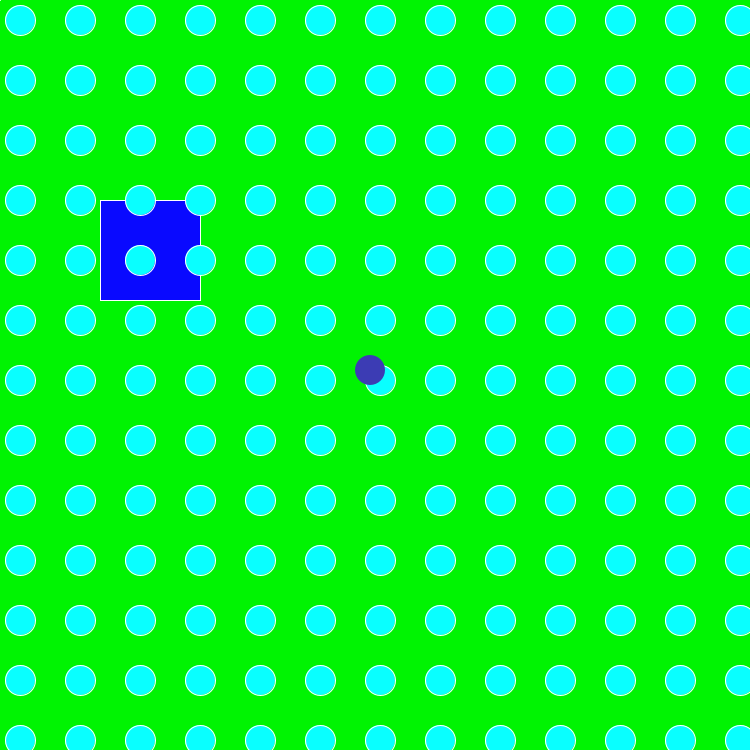
Frame 1 (no input)
Frame 60 (the mouse pressed at the canvas centre just before this capture): identical to frame 1, image omitted
Frame 120 (the mouse held since frame 60 and released just before this capture): identical to frame 1, image omitted

The Processing sketch that drew this single still picture (run headless with seeded random() and noise(); from frame 60 on, the mouse is pressed at the canvas centre):

// Processing sketch: Player_Movement_ex
// ── Player_Movement_ex.pde
int x = 370; 
int y = 370; 
char keypress;

float zoom;

PGraphics pg;

int offsetX=-1000, offsetY=-1000;


void setup() { 
  size(750, 750);

  pg = createGraphics(2000, 2000);

  pg.beginDraw();
  pg.background(0, 244, 2);
  pg.stroke(255);
  pg.line(pg.width*0.5, pg.height*0.5, mouseX, mouseY);

  pg.fill(9, 9, 255);

  pg.rect(pg.width/2+100, pg.height/2+200, 100, 100);

  for (int i = 0; i < 2000; i+=60)
    for (int j = 0; j < 2000; j+=60) {
      pg.fill(9, i, 255);
      pg.ellipse (i, j, 30, 30);
    }
  pg.endDraw();

  zoom = 1;

  smooth ();
}

void draw() {

  background(255);

  fill(128);

  noStroke();

  pushMatrix(); 
  scale(zoom);

  image(pg, offsetX, offsetY); 

  // map(); 
  fill (60, 60, 180); 
  ellipse (x, y, 30, 30);

  popMatrix();
}

void keyPressed() { 
  switch (key) { 
  case 'w': 
    { 
      // y = y - 5;
      offsetY+=5; 
      break;
    } 
  case 's': 
    { 
      //y = y + 5;
      offsetY-=5; 
      break;
    } 
  case 'd': 
    { 
      //x = x + 5; 
      //   if (x>width-100) 
      offsetX-=5;
      break;
    } 
  case 'a': 
    { 
      //x = x - 5; 
      // if (x<100) 
      offsetX+=5;
      break;
    }
  } // switch
}
